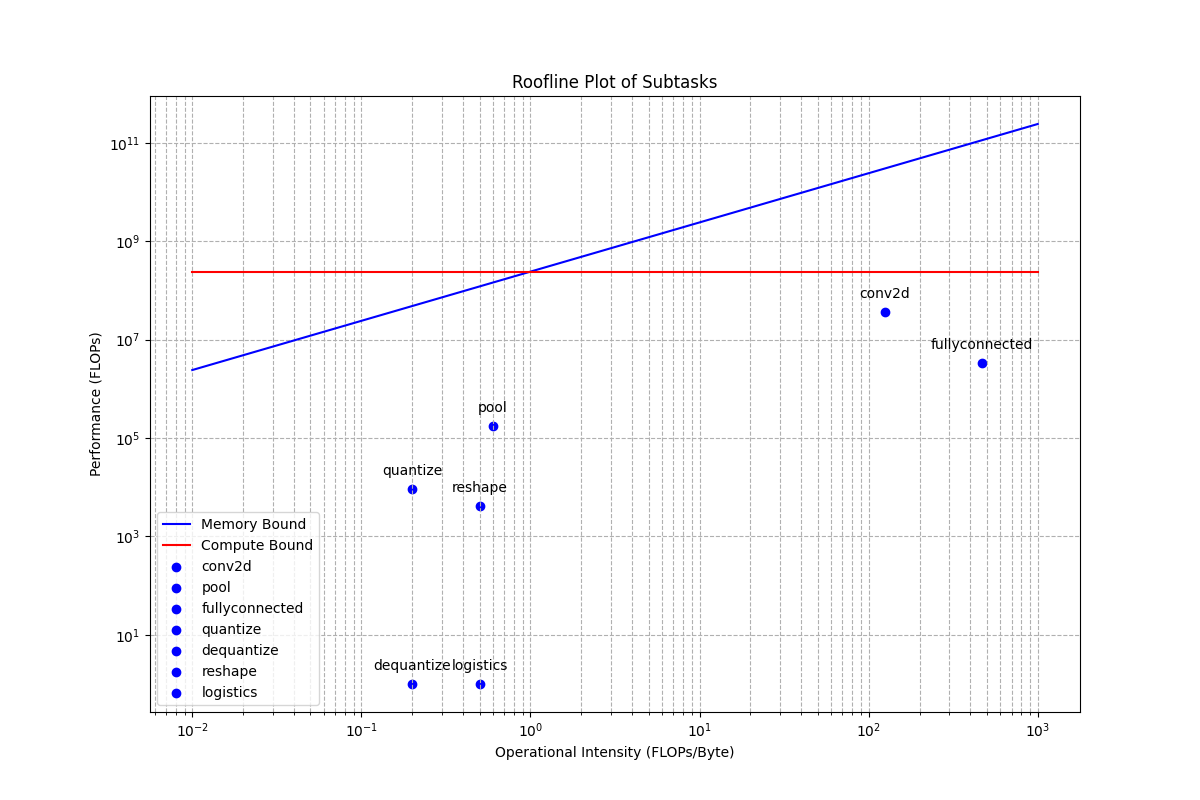

The Python source for this figure:
import pandas as pd
import numpy as np
import matplotlib.pyplot as plt

# Crear un diccionario con los datos proporcionados
data_dict = {
    'Layer type': ['conv2d', 'pool', 'fullyconnected', 'quantize', 'dequantize', 'reshape', 'logistics'],
    'N MAC': [36699264, 174804, 3356160, 9216, 1, 4096, 1],
    'Total Bytes Procesados': [293832, 291340, 7169, 46080, 5, 8192, 2],
    'Operational Intensity': [124.8987993, 0.6, 468.1489748, 0.2, 0.2, 0.5, 0.5]
}

# Convertir el diccionario a un DataFrame
df = pd.DataFrame(data_dict)

# Definir el ancho de banda y el rendimiento máximo basado en la frecuencia proporcionada
Freq = 240e6  # 240 MHz

peak_throughput_ops = Freq  # Rendimiento máximo en operaciones por segundo (Ops/s)
bandwidth_bytes = Freq  # Ancho de banda de memoria en bytes por segundo

# Definir el rango de intensidad
intensity = np.linspace(1e-2, 1e3, 100)  # Rango de intensidad operativa

# Calcular los límites del Roofline
roof_memory_bound = intensity * bandwidth_bytes  # Rendimiento limitado por la memoria
roof_compute_bound = np.ones_like(intensity) * peak_throughput_ops  # Rendimiento limitado por el cómputo

# Graficar el Roofline
plt.figure(figsize=(12, 8))

# Graficar el modelo Roofline
plt.plot(intensity, roof_memory_bound, label='Memory Bound', color='blue')
plt.plot(intensity, roof_compute_bound, label='Compute Bound', color='red')

# Graficar los puntos para las tareas con etiquetas de capas
for i, row in df.iterrows():
    plt.scatter(row['Operational Intensity'], row['N MAC'], label=row['Layer type'], color='blue')
    plt.annotate(row['Layer type'], (row['Operational Intensity'], row['N MAC']), textcoords="offset points", xytext=(0,10), ha='center')

# Etiquetas y título
plt.xscale('log')
plt.yscale('log')
plt.xlabel('Operational Intensity (FLOPs/Byte)')
plt.ylabel('Performance (FLOPs)')
plt.title('Roofline Plot of Subtasks')
plt.legend()
plt.grid(True, which="both", ls="--")

# Guardar el gráfico como un archivo PNG
output_path = 'roofline_plot.png'
plt.savefig(output_path)

# Mostrar el gráfico
plt.show()

print(f"El gráfico ha sido guardado en {output_path}")
